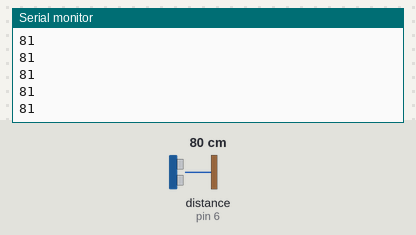
Bench run of a sketch on a simulated Arduino Uno, built with avr-gcc and run on an emulated ATmega328P. On the bench: the last lines printed to the serial monitor. The test bench sets the inputs (shaded band); at power-on: distance to the obstacle (sensor on pin 6) 80 cm. The echo pulse lasts 58.3 µs per cm.

Above: at 1.2 s.
1.3 s: distance to the obstacle (sensor on pin 6) set to 2 cm
At 1.34 s:
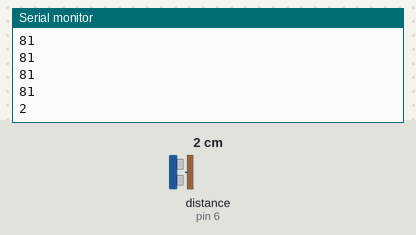
2.8 s: distance to the obstacle (sensor on pin 6) set to 4 cm
At 2.82 s:
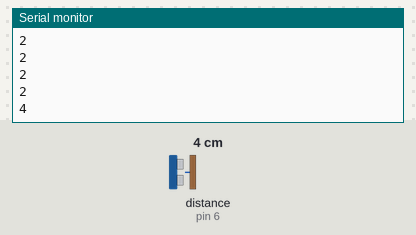
Timing chart, 0 to 5.8 s (numbered marks = the images above; inputs shaded):
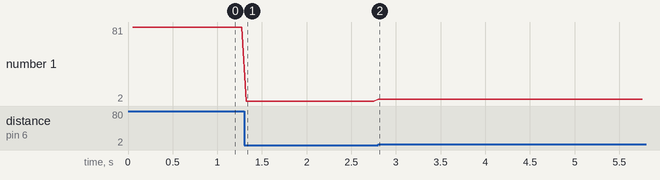

Measured:
- after the input at 1.3 s, the serial monitor: prints a new line at once (image 1)
- after the input at 2.8 s, the serial monitor: prints a new line at once (image 2)
- plotted number 1: 81 → 2 after the input at 1.3 s, 2 → 4 after the input at 2.8 s

The sketch:

NewPing3Sensors2.ino
```cpp
// ---------------------------------------------------------------------------
// Example NewPing library sketch that pings 3 sensors 20 times a second.
// ---------------------------------------------------------------------------

#include <NewPing.h>

#define SONAR_NUM 1      // Number of sensors.
#define MAX_DISTANCE 100 // Maximum distance (in cm) to ping.

NewPing sonar[SONAR_NUM] = {   // Sensor object array.
  NewPing(7, 6, MAX_DISTANCE), // Each sensor's trigger pin, echo pin, and max distance to ping.
//  NewPing(6, 7, MAX_DISTANCE),
//  NewPing(8, 9, MAX_DISTANCE)
};

void setup() {
  Serial.begin(115200); // Open serial monitor at 115200 baud to see ping results.
}

void loop() {
  for (uint8_t i = 0; i < SONAR_NUM; i++) { // Loop through each sensor and display results.
    delay(50); // Wait 50ms between pings (about 20 pings/sec). 29ms should be the shortest delay between pings.
    //Serial.print(i);
    //Serial.print("=");
    Serial.print(sonar[i].ping_cm());
    //Serial.print("cm ");
  }
  Serial.println();
}
```
